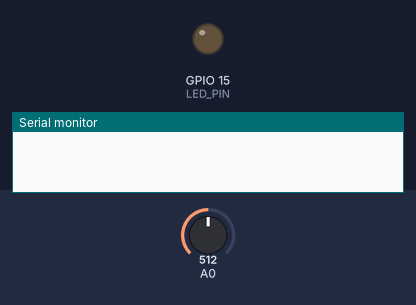
Recording of a sketch running on a simulated ESP8266 (NodeMCU). On the bench: output pins drawn as LEDs (lit = HIGH), the last lines printed to the serial monitor. The inputs (shaded band) are chosen by the test bench; at power-on: A0 = 512 (analog values on the 0–1023 scale).

Above: at 0.05 s.
At 18.05 s:
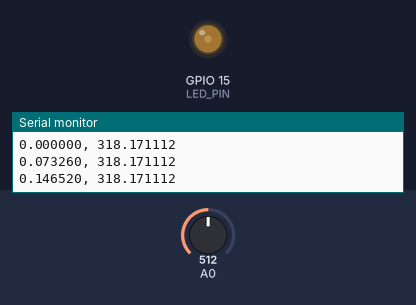
At 28.85 s:
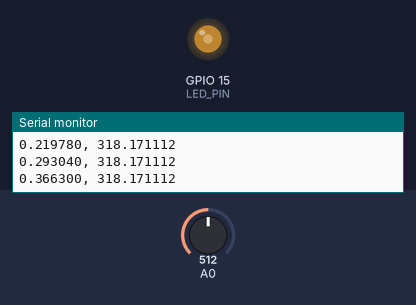
At 57.65 s:
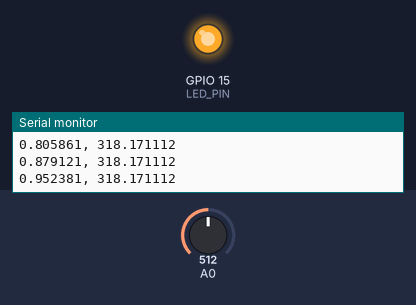
Timing chart, 0 to 75.0 s (numbered marks = the images above):
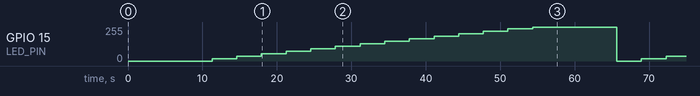

Measured:
- by itself, GPIO 15 (LED_PIN): repeats every 57.7 s: 37/255 3.3 s, 56/255 3.3 s, 74/255 3.3 s, 93/255 3.3 s, 112/255 3.3 s, 130/255 3.3 s, 149/255 3.3 s, 168/255 3.3 s, 186/255 3.3 s, 205/255 3.3 s, 224/255 3.3 s, 242/255 3.3 s, 254/255 11.3 s, 0/255 3.3 s, 18/255 3.3 s

The sketch:

Ganho.ino
```cpp
const int LED_PIN = 15;
const int DAC_RANGE = 4096;
const float vcc = 3.3;
const float adc_conv = 4095 / vcc;
float m = -0.9;
float offset_R_Lux;
//x = gu -> x = lux, u = duty cycle
void setup() {  // the setup function runs once
  Serial.begin(115200);
  analogReadResolution(12);     //default is 10
  analogWriteFreq(60000);       //60KHz, about max
  analogWriteRange(DAC_RANGE);  //100% duty cycle
  analogWrite(LED_PIN, 0);
}


void loop() {  // the loop function runs cyclically
  int read_adc;
  float v_adc;
  float Lux;
  int i, j;
  float total_adc;
  float avg_lux;
  delay(8000);
  offset_R_Lux = log10(225000) - m;
  for (i = 0; i <= 4200; i += 300) {
    if (i > 4095) {
      i = 4095;
    }
    avg_lux = 0;
    total_adc = 0;
    analogWrite(LED_PIN, i);
    delay(3300);
    for (j = 0; j < 100; j += 1) {
      total_adc += analogRead(A0);  // read analog voltage
    }
    avg_lux = calculate_Lux(total_adc/ 100.0);
    Serial.printf("%f, %f\n", calculate_Duty(i), avg_lux);
  }
  m+=0.01;
  if(m>-0.7){
    delay(10000000);
  }
}

float calculate_Volt(int read_adc) {
  return read_adc / adc_conv;
}

float calculate_Duty(int read_adc) {
  return read_adc / 4095.0;
}

float calculate_Lux(int read_adc) {
  float LDR_volt;
  float LDR_resistance;
  LDR_volt = read_adc / adc_conv;
  LDR_resistance = (vcc * 10000) / LDR_volt - 10000;
  return pow(10, (log10(LDR_resistance) - offset_R_Lux) / (m));
}
```
